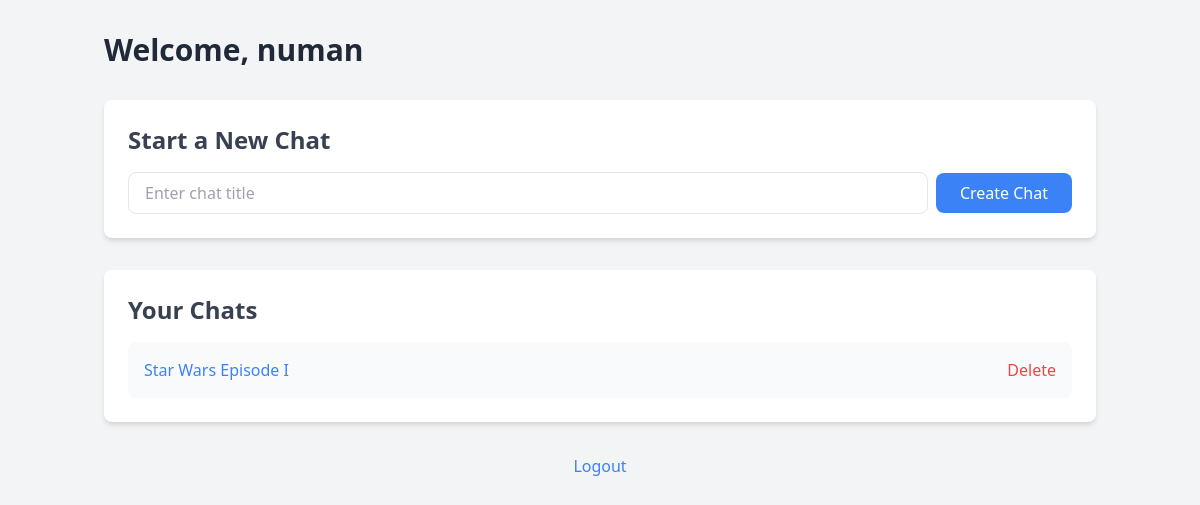
The page /home (signed in) on the database as committed earlier.
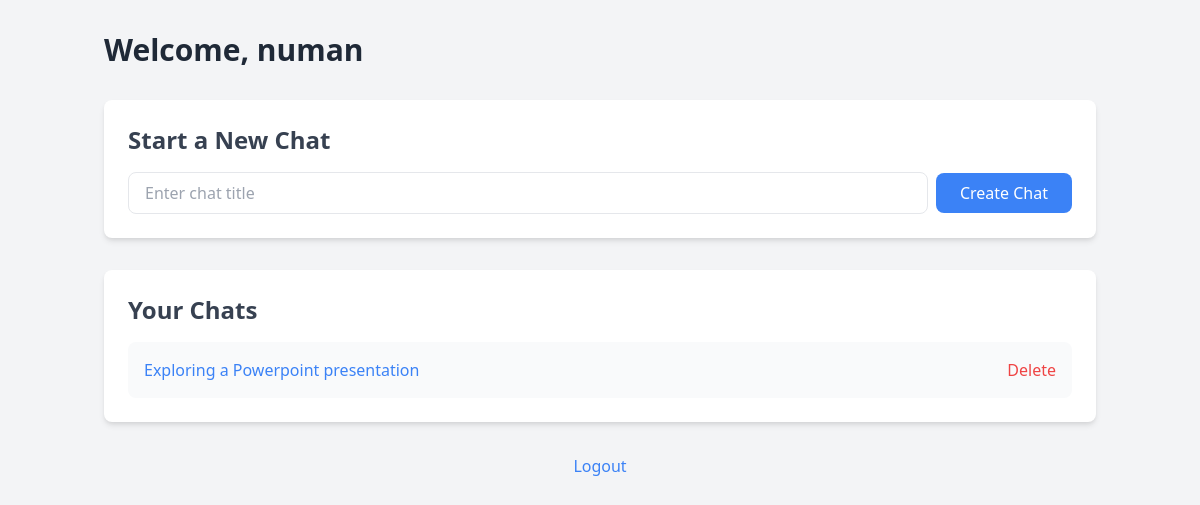
The same page on the database as committed later.
### models.py (models this page shows)
class Chat(db.Model):
    id = db.Column(db.Integer, primary_key=True)
    title = db.Column(db.String(150), nullable=False)
    user_id = db.Column(db.Integer, db.ForeignKey('user.id'), nullable=False)
    messages = db.relationship('Message', backref='chat', lazy=True, cascade="all, delete-orphan")

### app.py (the view)
@app.route("/home")
@login_required
def home():
    chats = Chat.query.filter_by(user_id=current_user.id).all()
    return render_template('home.html', chats=chats)

### app.py (called while the page is built)
@login_manager.user_loader
def load_user(user_id):
    return User.query.get(int(user_id))

### templates/home.html (shortened to what this page needs)
<!DOCTYPE html>
<html lang="en">
<head>
    <link href="https://cdn.jsdelivr.net/npm/tailwindcss@2.2.19/dist/tailwind.min.css" rel="stylesheet">
</head>
<body class="bg-gray-100 min-h-screen">
    <div class="container mx-auto px-4 py-8">
        <header class="mb-8">
            <h1 class="text-3xl font-bold text-gray-800">Welcome, {{ current_user.username }}</h1>
        </header>
        <main>
            <section class="bg-white rounded-lg shadow-md p-6 mb-8">
                <h2 class="text-2xl font-semibold text-gray-700 mb-4">Start a New Chat</h2>
                <form action="{{ url_for('new_chat') }}" method="post" class="flex items-center">
                    <input type="text" name="title" placeholder="Enter chat title" required
                           class="flex-grow mr-2 px-4 py-2 border rounded-lg focus:outline-none focus:ring-2 focus:ring-blue-500">
                    <button type="submit" class="bg-blue-500 text-white px-6 py-2 rounded-lg hover:bg-blue-600 focus:outline-none focus:ring-2 focus:ring-blue-500">
                        Create Chat
                    </button>
                </form>
            </section>
            <section class="bg-white rounded-lg shadow-md p-6">
                <h2 class="text-2xl font-semibold text-gray-700 mb-4">Your Chats</h2>
                {% if chats %}
                    <ul class="space-y-4">
                        {% for chat in chats %}
                            <li class="flex items-center justify-between bg-gray-50 p-4 rounded-lg">
                                <a href="{{ url_for('chat', chat_id=chat.id) }}" class="text-blue-500 hover:underline">{{ chat.title }}</a>
                                <form action="{{ url_for('delete_chat', chat_id=chat.id) }}" method="post" onsubmit="return confirm('Are you sure you want to delete this chat?');">
                                    <button type="submit" class="text-red-500 hover:text-red-700">Delete</button>
                                </form>
                            </li>
                        {% endfor %}
                    </ul>
                {% else %}
                    <p class="text-gray-600">You haven't created any chats yet.</p>
                {% endif %}
            </section>
        </main>
        <footer class="mt-8 text-center">
            <a href="{{ url_for('logout') }}" class="text-blue-500 hover:underline">Logout</a>
        </footer>
    </div>
</body>
</html>

Rows that differ between the two databases and show on the page:
changed Chat: title "Star Wars Episode I" → "Exploring a Powerpoint presentation"
